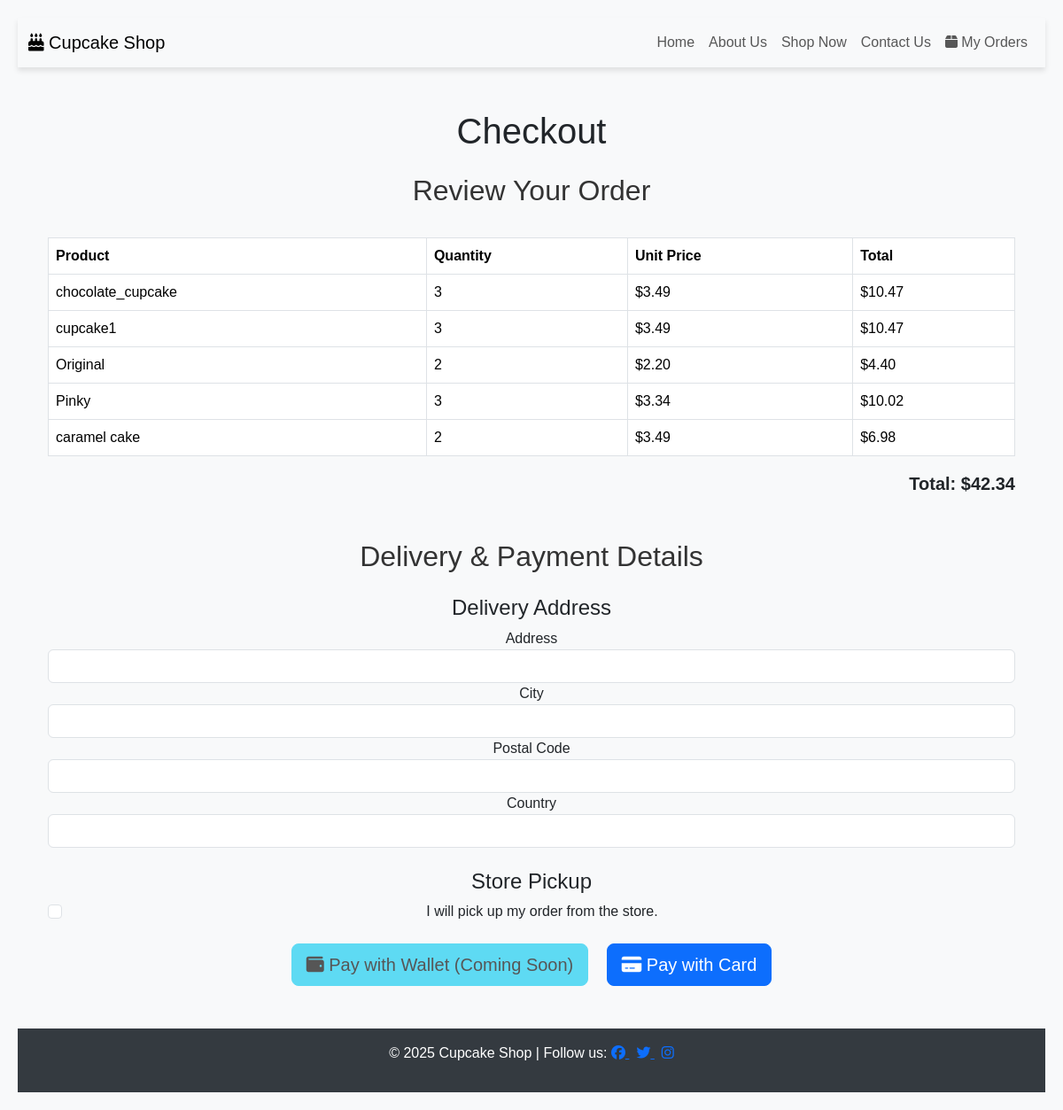
The app's page /checkout/ (signed in), older data.
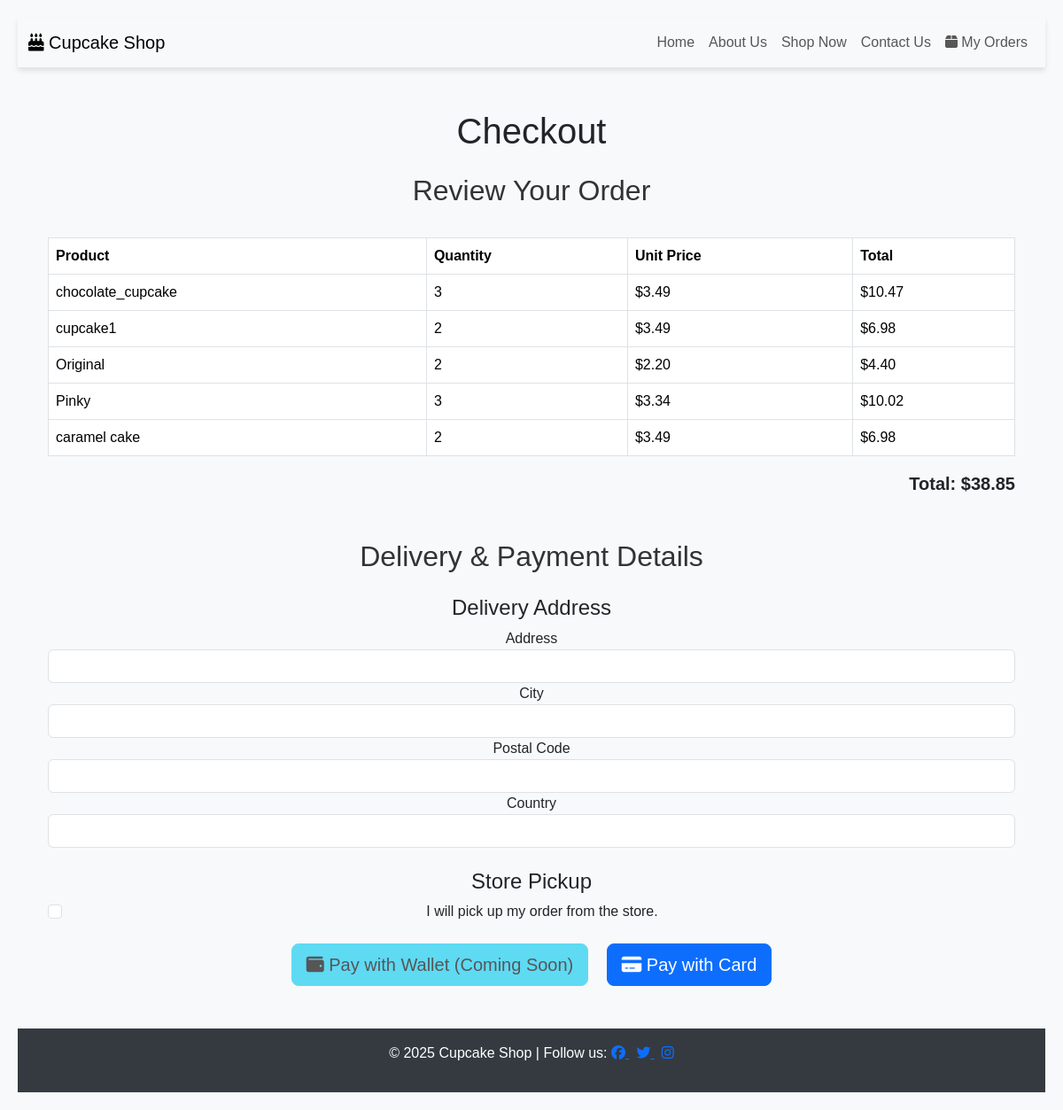
The same page, newer data.
### shop/models.py (models this page shows, shortened)
class CartItem(models.Model):
    cart = models.ForeignKey(Cart, on_delete=models.CASCADE, related_name="items")
    cupcake = models.ForeignKey('Cupcake', on_delete=models.CASCADE)
    quantity = models.PositiveIntegerField(default=1)
    class Meta:
        unique_together = ('cart', 'cupcake')  # Ensures no duplicate items
    @property
    def total_price(self):
        return self.cupcake.price * self.quantity

class Cupcake(models.Model):
    name = models.CharField(max_length=100)
    description = models.TextField()
    price = models.DecimalField(max_digits=6, decimal_places=2)
    category = models.ForeignKey(
        Category, on_delete=models.CASCADE, related_name="cupcakes"
    )
    image = models.ImageField(upload_to="cupcakes/")
    created_at = models.DateTimeField(auto_now_add=True)

### shop/views.py (the view)
# urls.py: path('checkout/', views.checkout, name='checkout'),
def checkout(request):
    cart = Cart.objects.filter(user=request.user).first()
    if cart:
        cart_items = CartItem.objects.filter(cart=cart)
        cart_total = sum(item.cupcake.price * item.quantity for item in cart_items)
    else:
        cart_items = []
        cart_total = 0
    return render(request, 'shop/checkout.html', {'cart_items': cart_items, 'cart_total': cart_total})

### shop/templates/shop/checkout.html (shortened to what this page needs)
{% extends "base.html" %}
{% block content %}
<div class="container">
    <h1 class="text-center my-4">Checkout</h1>
    <h2 class="mb-4">Review Your Order</h2>
    {% if cart_items %}
    <div class="table-responsive">
        <table class="table table-bordered">
            <thead class="thead-dark">
                <tr>
                    <th>Product</th>
                    <th>Quantity</th>
                    <th>Unit Price</th>
                    <th>Total</th>
                </tr>
            </thead>
            <tbody>
                {% for item in cart_items %}
                <tr>
                    <td>{{ item.cupcake.name }}</td>
                    <td>{{ item.quantity }}</td>
                    <td>${{ item.cupcake.price|floatformat:2 }}</td>
                    <td>${{ item.total_price|floatformat:2 }}</td>
                </tr>
                {% endfor %}
            </tbody>
        </table>
    </div>
    <p class="text-end fs-5 fw-bold">Total: ${{ cart_total|floatformat:2 }}</p>
    <h2 class="mt-5 mb-4">Delivery & Payment Details</h2>
    <form action="{% url 'process_checkout' %}" method="post" id="payment-form">
        <div class="mb-4">
            <h4>Delivery Address</h4>
            <div class="form-group">
                <label for="delivery_address">Address</label>
                <input type="text" class="form-control" id="delivery_address" name="delivery_address" required>
            </div>
            <div class="form-group">
                <label for="city">City</label>
                <input type="text" class="form-control" id="city" name="city" required>
            </div>
            <div class="form-group">
                <label for="postal_code">Postal Code</label>
                <input type="text" class="form-control" id="postal_code" name="postal_code" required>
            </div>
            <div class="form-group">
                <label for="country">Country</label>
                <input type="text" class="form-control" id="country" name="country" required>
            </div>
        </div>
        <div class="mb-4">
            <h4>Store Pickup</h4>
            <div class="form-check">
                <input class="form-check-input" type="checkbox" id="store_pickup" name="store_pickup">
                <label class="form-check-label" for="store_pickup">
                    I will pick up my order from the store.
                </label>
            </div>
        </div>
        <div class="text-center mt-4">
            <button type="button" class="btn btn-info btn-lg me-3" disabled>
                <i class="fa-solid fa-wallet"></i> Pay with Wallet (Coming Soon)
            </button>
            <button type="button" class="btn btn-primary btn-lg" data-bs-toggle="modal" data-bs-target="#paymentModal">
                <i class="fa-solid fa-credit-card"></i> Pay with Card
            </button>
        </div>
    </form>
    {% else %}
    <div class="alert alert-info text-center">
        <p>Your cart is empty. <a href="{% url 'shop' %}" class="text-primary">Continue shopping</a>.</p>
    </div>
    {% endif %}
</div>
{% endblock %}

Row changes from the older to the newer data that the page shows:
changed CartItem "cupcake1": quantity "3" → "2"; total_price "10.47" → "6.98"
Text that changed along with them:
{{ cart_total|floatformat:2 }}: "42.34" → "38.85"
